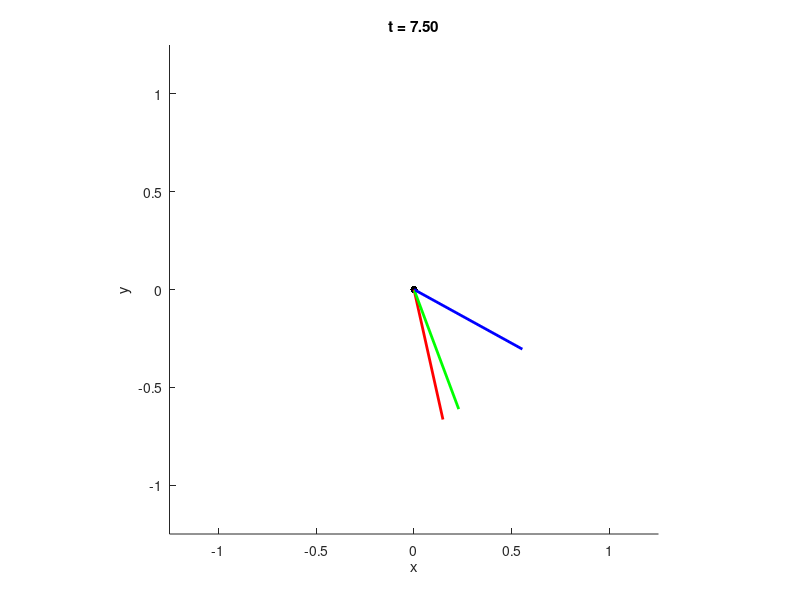

This chart was generated by the following MATLAB code:
function hw3_prob5

clc;

% %%
%
% YOUR CODE HERE TO DEFINE THE INITIAL CONDITIONS AND THE MOMENT OF INERTIA
% MATRIX AND THE TIME REQUIRED FOR SPIN-UP
%
J1 = 4600; % kgm^3
J2 = 4400; % kgm^3
J3 = 750;  % kgm^3
R0 = eye(3);
w0 = [1e-1; 0; 0];
J = [J1 0 0; 0 J2 0; 0 0 J3];
%J = eye(3);
tMax = 7.5;
%
% %%

% DEFINE THE TIME INTERVAL
tRate = 30;
t = linspace(0,tMax,tMax*tRate);

% INTEGRATE THE ANGULAR RATE EQUATIONS **AND** EULER'S EQUATIONS
[t,x] = ode45(@(t,x) f(t,x,J),t,[RtoX(R0); w0]);

% CREATE A BOX AND SOME AXES
Hb = 1;
Mb = 6*(J(1,1)+J(2,2)-J(3,3))/(Hb^2);
Wb = sqrt((6/Mb)*(J(1,1)-J(2,2)+J(3,3)));
Lb = sqrt((6/Mb)*(-J(1,1)+J(2,2)+J(3,3)));
[p1,faces,colors] = makebox(Lb,Wb,Hb);
pAxis = [0 0; 0 0; 0 1];
pAngVel = [zeros(3,1) w0/norm(w0)];
pAngMom = [zeros(3,1) J*w0/norm(J*w0)];

% SETUP THE PLOT
figure(2);
clf;
axis(1.25*[-1 1 -1 1 -1 1]);
axis equal;
hold on;
plot3(0,0,0,'k.','markersize',16);
hAxis = line(pAxis(1,:),pAxis(2,:),pAxis(3,:));
set(hAxis,'linewidth',2,'color','r');
hAngVel = line(pAngVel(1,:),pAngVel(2,:),pAngVel(3,:));
set(hAngVel,'linewidth',2,'color','g');
hAngMom = line(pAngMom(1,:),pAngMom(2,:),pAngMom(3,:));
set(hAngMom,'linewidth',2,'color','b');
hBox = patch('Vertices',p1','Faces',faces,...
          'CData',colors,'FaceColor','flat');
hTitle = title(sprintf('t = %4.2f',0));
lighting flat
light('Position',[0 -2 -1])
light('Position',[0 -2 1])
xlabel('x');
ylabel('y');
zlabel('z');

% ANIMATE THE RESULTS
w = x(:,10:end);
x = x(:,1:9);
firsttime = 1;
i = 1;
dt = max(t)/(length(t)-1);
tic;
while (i<length(t))
    if (toc > dt)
        tic;
        i = i+1;
        R = XtoR(x(i,:));
        p0 = R*p1;
        set(hBox,'Vertices',p0');
        pAxis0 = R*pAxis;
        pAngVel = [zeros(3,1) w(i,:)'/norm(w(i,:)')];
        pAngVel0 = R*pAngVel;
        pAngMom = [zeros(3,1) J*(w(i,:)')/norm(J*(w(i,:)'))];
        pAngMom0 = R*pAngMom;
        set(hAxis,'xdata',pAxis0(1,:),'ydata',pAxis0(2,:),'zdata',pAxis0(3,:));
        set(hAngVel,'xdata',pAngVel0(1,:),'ydata',pAngVel0(2,:),'zdata',pAngVel0(3,:));
        set(hAngMom,'xdata',pAngMom0(1,:),'ydata',pAngMom0(2,:),'zdata',pAngMom0(3,:));
        set(hTitle,'string',sprintf('t = %4.2f',t(i)));
        
        if (firsttime)
            firsttime=0;
            pause(0.5);
        end
        drawnow;
    end
end


function xdot = f(t,x,J)
R = XtoR(x(1:9,1))
w = x(10:end,1)
zTorque = 100;
% %%
%
% YOUR CODE HERE TO COMPUTE Rdot and wdot
%
w1 = w(1);
w2 = w(2);
w3 = w(3);
what = [0 -w3 w2; w3 0 -w1; -w2 w1 0];

Rdot = R*what;

wd1 = ((J(2,2)-J(3,3))/(J(1,1)))*w3*w2;
wd2 = ((J(3,3)-J(1,1))/(J(2,2)))*w3*w1;
wd3 = (zTorque + (J(1,1)-J(2,2))*w1*w2)/J(3,3);

%Rdot = zeros(3);
wdot = [wd1;wd2;wd3];
%
% %%
xdot = [RtoX(Rdot); wdot];

function S = skew(w)
S = [0 -w(3) w(2); w(3) 0 -w(1); -w(2) w(1) 0];

function X = RtoX(R)
X = reshape(R,9,1);

function R = XtoR(X)
R = reshape(X,3,3);

function [verts,faces,colors] = makebox(x,y,z)
verts = [0 x x 0 0 x x 0; 0 0 0 0 y y y y; 0 0 z z 0 0 z z];
verts = verts - repmat([x/2; y/2; z/2],1,size(verts,2));
faces = [1 2 3 4; 2 6 7 3; 6 5 8 7; 5 1 4 8; 4 3 7 8; 5 6 2 1];
colors(:,:,1) = 1*ones(1,size(faces,1));
colors(:,:,2) = 1*ones(1,size(faces,1));
colors(:,:,3) = 0*ones(1,size(faces,1));
colors(1,5,1) = 1;
colors(1,5,2) = 0;
colors(1,5,3) = 0;
colors(1,3,1) = 0;
colors(1,3,2) = 0;
colors(1,3,3) = 1;
colors(1,2,1) = 0;
colors(1,2,2) = 1;
colors(1,2,3) = 0;



